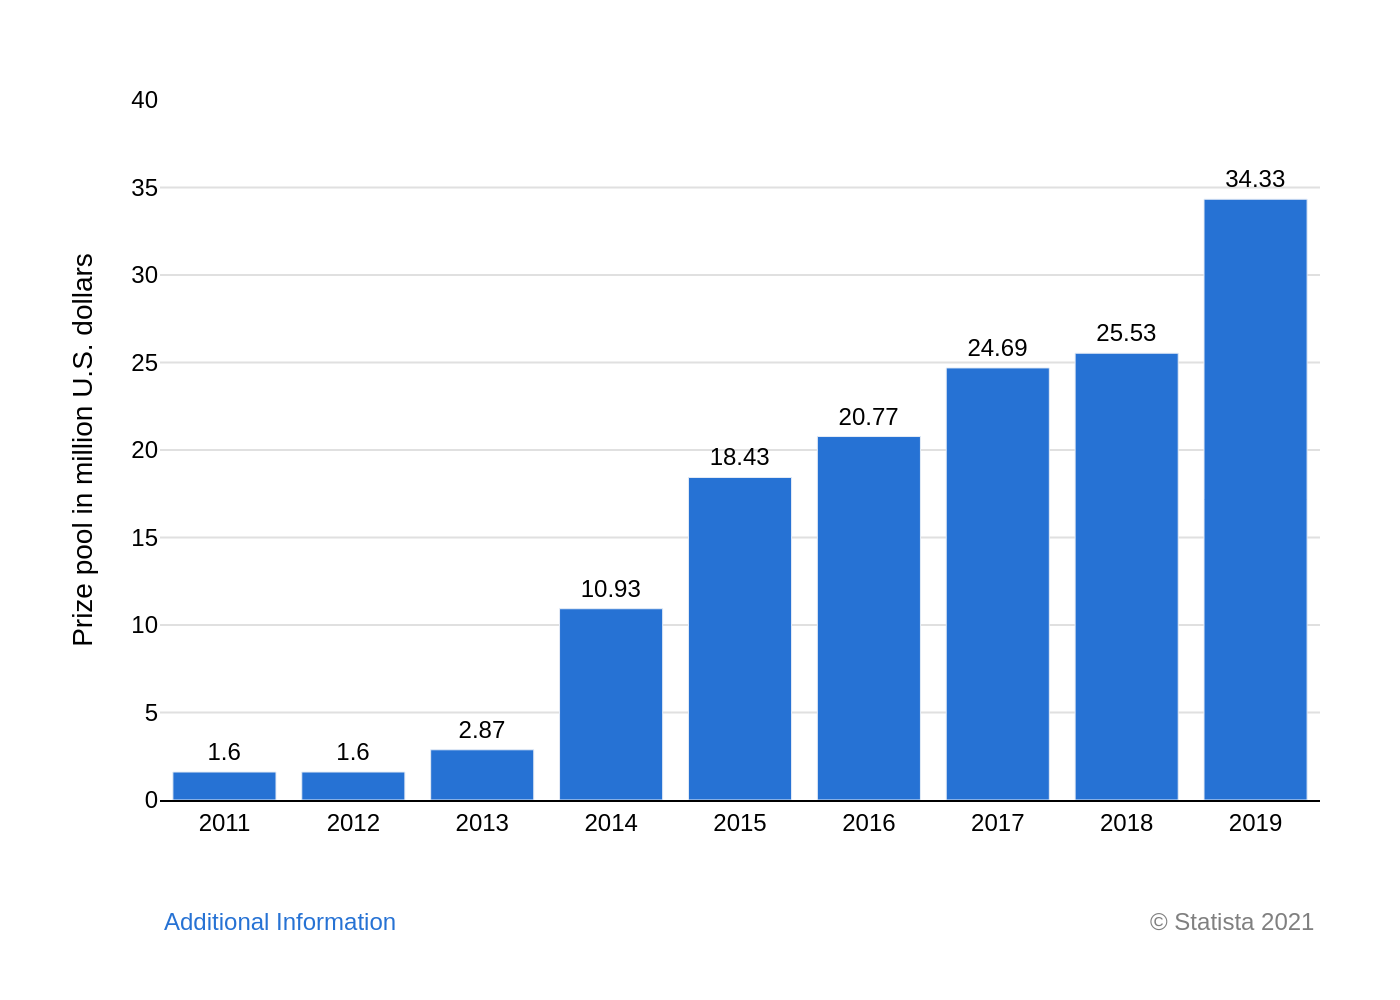

This chart was generated by the following Python code:
import sys
import json
import plotly.graph_objects as go
from pathlib import Path

# Check for command-line argument
if len(sys.argv) != 2:
    print("Usage: python generate_chart.py <json_file_path>")
    sys.exit(1)

json_path = Path(sys.argv[1])

# Read data from the JSON file
with open(json_path, 'r', encoding='utf-8') as f:
    chart_data = json.load(f)

# Extract data and texts
data = chart_data['chart_data']
texts = chart_data['texts']
colors = chart_data['colors']

categories = [item['category'] for item in data]
values = [item['value'] for item in data]

# Create the figure
fig = go.Figure()

# Add the bar trace
fig.add_trace(go.Bar(
    x=categories,
    y=values,
    text=values,
    textposition='outside',
    marker_color=colors[0],
    cliponaxis=False,
    textfont=dict(
        family="Arial",
        size=12,
        color='black'
    )
))

# Update layout
fig.update_layout(
    title_text=None,
    yaxis_title=texts['y_axis_title'],
    xaxis_title=texts['x_axis_title'],
    font=dict(
        family="Arial",
        size=12,
        color="black"
    ),
    plot_bgcolor='white',
    paper_bgcolor='white',
    showlegend=False,
    margin=dict(l=80, r=40, t=50, b=100),
    yaxis=dict(
        range=[0, 40],
        tickmode='linear',
        tick0=0,
        dtick=5,
        gridcolor='#e0e0e0',
        gridwidth=1,
        zeroline=False
    ),
    xaxis=dict(
        showgrid=False,
        tickfont=dict(size=12),
        linecolor='black',
        linewidth=1
    ),
    annotations=[
        dict(
            xref='paper', yref='paper',
            x=0, y=-0.15,
            xanchor='left', yanchor='top',
            text=texts['note'],
            showarrow=False,
            font=dict(family="Arial", size=12, color="#2672d4")
        ),
        dict(
            xref='paper', yref='paper',
            x=1, y=-0.15,
            xanchor='right', yanchor='top',
            text=texts['source'],
            showarrow=False,
            font=dict(family="Arial", size=12, color="gray")
        )
    ]
)

# Generate output image path from input json path
output_filename = json_path.with_suffix('.png').name

# Save the figure as a PNG image
fig.write_image(output_filename, scale=2)

print(f"Chart saved to {output_filename}")
